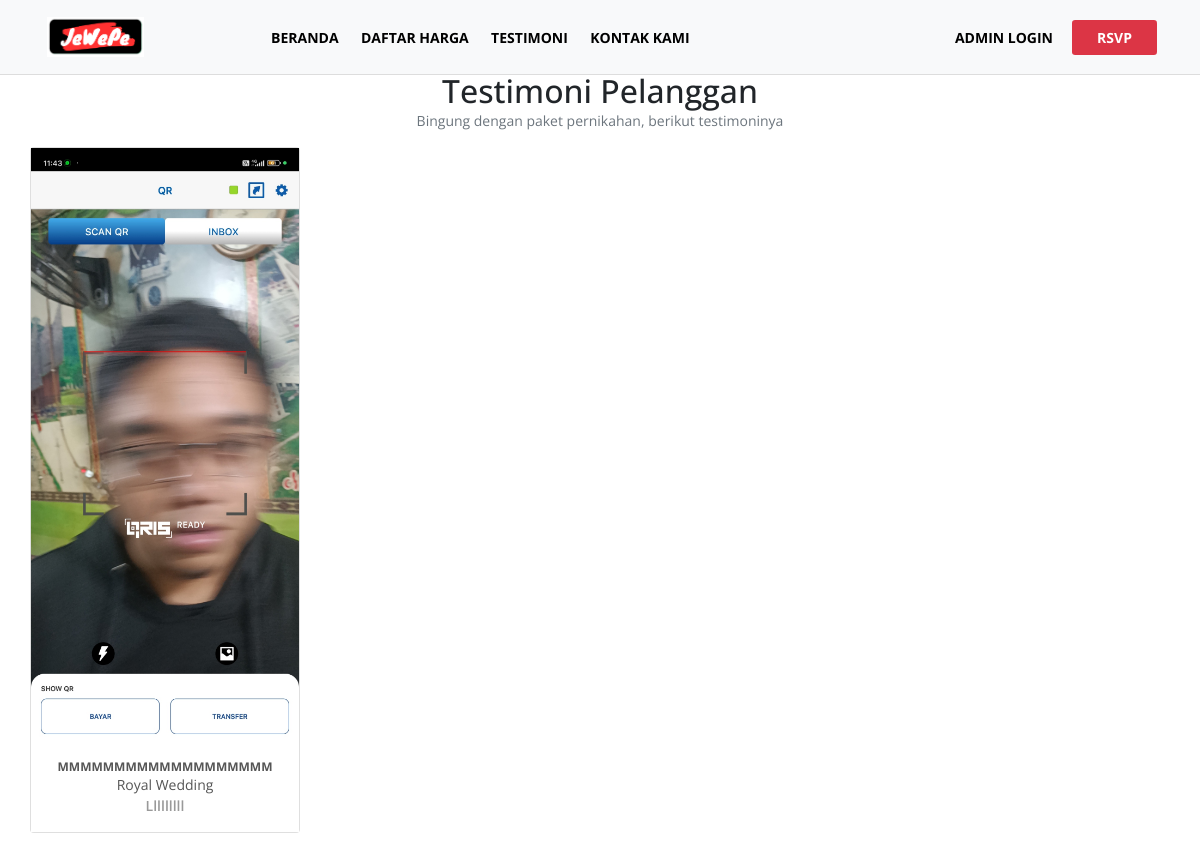
Screenshot of /user/testimoni.php with the database file from the repository.
### tables this page shows
CREATE TABLE `tblpostwedding` (
  `id` int(11) NOT NULL,
  `title` varchar(100) NOT NULL,
  `description` text NOT NULL,
  `preview_image` text NOT NULL,
  `location` varchar(100) NOT NULL,
  `status` enum('0','1') NOT NULL,
  `wedding_date` varchar(100) NOT NULL,
  `wedding_type` varchar(100) NOT NULL,
  `date_created` varchar(100) NOT NULL,
  `date_published` varchar(100) NOT NULL
);

### admin/include/database.php (called while the page is built, shortened)
<?php
class Database
{
    public $connection;
    public function open_connection()
    {
        $this->connection = mysqli_connect(DB_HOST, DB_USER, DB_PASS, DB_NAME);
    }
    public function query($sql)
    {
        $result = mysqli_query($this->connection, $sql);
        return $result;
    }
}
$db = new Database();
?>

### admin/include/EventWedding.php (called while the page is built, shortened)
<?php
class EventWedding extends DB_Object
{
    public $preview_image;
    public $upload_directory = "upload/events";
    public $image_placeholder = "http://placehold.it/64x64&text=images";
    public function preview_image_picture() {
        return empty($this->preview_image) ? $this->image_placeholder : $this->upload_directory. '/' .$this->preview_image;
    }
    public static function getEventBlogs() {
        global $db;
        $sql = "SELECT * FROM tblpostwedding WHERE status = '1' ORDER BY id DESC";
        $result_set = $db->query($sql);
        $the_object_array = array();
        while($row = mysqli_fetch_array($result_set)) {
            $the_object_array[] = static::instantiation($row);
        }
        return $the_object_array;
    }
}
?>

### admin/include/db_object.php (called while the page is built, shortened)
<?php
class DB_Object
{
    public static function instantiation($the_record){
        $the_object = new $calling_class;
        foreach($the_record as $the_attribute => $value)
        {
            if($the_object->has_the_attribute($the_attribute)) {
                $the_object->$the_attribute = $value;
            }
        }
        return $the_object;
    }
    private function has_the_attribute($the_attribute) {
        $object_properties = get_object_vars($this);
        return array_key_exists($the_attribute, $object_properties);
    }
}
?>

### user/testimoni.php (the view, shortened to what this page needs)
<?php
    $blogEvent = EventWedding::getEventBlogs();
 ?>
<!doctype html>
<html lang="en">
<head>
    <link rel="stylesheet" type="text/css" href="https://cdn.materialdesignicons.com/2.1.19/css/materialdesignicons.min.css">
    <link rel="stylesheet" href="../css/bootstrap.min.css">
    <link rel="stylesheet" href="../css/datepicker.css">
    <link rel="stylesheet" href="../css/style.css">
</head>
<body>
<?php
include "../user/include/nav.php";
?>
<div class="container">
    <div class="row">
        <div class="col-lg-12">
            <h4 class="h2 text-center mb-0">Testimoni Pelanggan</h4>
            <p class="text-muted text-center">Bingung dengan paket pernikahan, berikut testimoninya</p>
        </div>
           <div class="card-columns">
            <?php foreach($blogEvent as $blog_item) : ?>
               <div class="card">
                <img class="card-img-top" src="../admin/<?= $blog_item->preview_image_picture(); ?>" alt="Card image cap">
                <div class="card-body">
                    <a href="wedding_details.php?id=<?= $blog_item->id; ?>" class="btn-stamp">
                        <h6 class="card-title mt-0 mb-0 text-center font-weight-bold font-custom text-uppercase"><?= $blog_item->title; ?></h6>
                        <p class="card-text mt-0 mb-0 text-center color_gray"><?= $blog_item->wedding_type; ?> Wedding</p>
                        <p class="card-text mt-0 mb-0 text-center color_light text-capitalize"><i class="mdi mdi-map-marker"></i>
                            <?= $blog_item->location; ?></p>
                    </a>
                </div>
            </div>
            <?php endforeach; ?>
        </div>
    </div>
</div>
</body>
</html>

### css/style.css (style rules this page uses)
body { font-family: "Open Sans", "Roboto", sans-serif !important; }
body { font-family: "Open Sans", "Roboto", sans-serif; line-height: 1.5em; margin-bottom: 0%; width: 100%; margin-top: 4%; overflow-x: hidden; background: #f1f1f1; font-size: 14px; }
.card-columns { column-count: 4; }
.card-body { background: #fff; padding: 1rem; }
.color_gray { color: #555; }
.color_light { color: #999; font-weight: 600; }
h6.font-custom { color: #555; }
img.card-img-top { border-radius: 0; }
.font-custom { font-size: 12px; color: #222; font-weight: bold; }

### user/testimoni.php (style rules this page uses)
body { background: #fff; margin-top:6%; }

### rows the page displays
tblpostwedding: preview_image (picture), title "MMMMMMMMMMMMMMMMMMM", wedding_type "Royal", location "Lllllllll"
